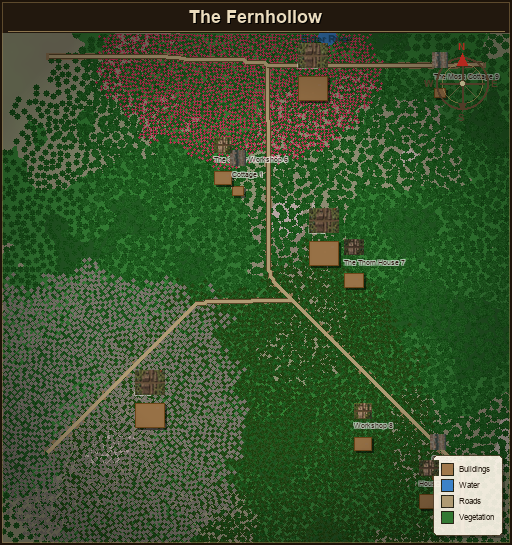
#> input picture Assets/Maps/The Fernhollow.png, 512 x 545 px
$ python -i pipeline.py   (imports and definitions only)   (older library calls are emulated)
#> lines starting #> are read from the running program, lines starting #| are printed output that depends on the picture; after the words box and inside, x2 and y2 are one past the last pixel; in counts of white or black regions, pixels touching at a corner belong together
"""V5+ invert-selection pipeline — ported from app.js buildBlackBorderUiMask.

Full pipeline: border detection → segmentation → background classification →
invert selection → mask building → multi-spectrum cleanup.

This is the single source of truth for border detection. The JS side just
sends the image and receives the final alpha mask.
"""

import cv2
import numpy as np
from scipy import ndimage


def run_pipeline(img_bgr, multi_spectrum_map=None):
    """Run the full v5+ pipeline with optional multi-spectrum cleanup.

    Args:
        img_bgr: (H, W, 3) uint8 BGR image
        multi_spectrum_map: optional (H, W) float32 [0,1] border confidence from ensemble

    Returns:
        alpha: (H, W) uint8 mask — 255=keep, 0=remove, intermediate=feathered edge
    """
    h, w = img_bgr.shape[:2]
    total = h * w
    rgb = cv2.cvtColor(img_bgr, cv2.COLOR_BGR2RGB).astype(np.float64)
    gray = cv2.cvtColor(img_bgr, cv2.COLOR_BGR2GRAY)

    # ── PASS 1: Color gradient map ──
    gradient = _compute_rgb_gradient(rgb, h, w)

    # Adaptive threshold
    median_grad = np.median(gradient)
    grad_threshold = float(np.clip(median_grad * 3, 25, 50))

    # ── PASS 2: Border detection (gradient + dark achromatic) ──
    edges = _compute_edge_strength(gray)
    dist_to_edge = _distance_transform_from_edges(edges, threshold=35)

    is_border = np.zeros((h, w), dtype=np.uint8)

    # Criterion A: color gradient exceeds threshold
    is_border[gradient >= grad_threshold] = 1

    # Criterion B: dark achromatic pixels near contrast edges
    r, g, b = rgb[:,:,0], rgb[:,:,1], rgb[:,:,2]
    max_ch = np.maximum(np.maximum(r, g), b)
    min_ch = np.minimum(np.minimum(r, g), b)
    spread = max_ch - min_ch
    dark_achromatic = (max_ch < 55) & (spread <= 12) & (dist_to_edge <= 2)
    is_border[dark_achromatic & (is_border == 0)] = 1

    # Propagate dark borders through adjacent dark pixels (2 passes)
    for _ in range(2):
        prev = is_border.copy()
        dark_eligible = (max_ch < 45) & (spread <= 12) & (is_border == 0)
        # Check if any 4-neighbor is border
        neighbor_border = np.zeros((h, w), dtype=bool)
        neighbor_border[1:, :] |= prev[:-1, :] > 0
        neighbor_border[:-1, :] |= prev[1:, :] > 0
        neighbor_border[:, 1:] |= prev[:, :-1] > 0
        neighbor_border[:, :-1] |= prev[:, 1:] > 0
        is_border[dark_eligible & neighbor_border] = 1

    # Remove tiny border fragments (< 15 connected pixels)
    is_border = _remove_small_components(is_border, min_size=15)

    # ── PASS 2b: Border enhancement ──
    lower_threshold = grad_threshold * 0.5
    is_border = _hysteresis_enhance(is_border, gradient, lower_threshold, passes=4)
    is_border = _gap_bridging(is_border, h, w, max_gap=4)

    # ── Pass 2c: Structural horizontal borders ──
    # Detect continuous horizontal dark runs at top 25% and bottom 35% of image
    is_border = _structural_horizontal_borders(is_border, rgb, h, w)

    # ── PASS 3: Component labeling ──
    # Invert border mask: regions are non-border connected components
    region_mask = (is_border == 0).astype(np.uint8)
    num_labels, labels = cv2.connectedComponents(region_mask, connectivity=4)

    # ── PASS 4: Object metrics ──
    objects = _compute_object_metrics(labels, num_labels, rgb, edges, h, w)

    # ── PASS 5-6: Background identification + secondary backgrounds ──
    bg_labels = _classify_backgrounds(objects, labels, is_border, h, w, total)

    # ── PASS 7: Invert selection ──
    selection = np.zeros((h, w), dtype=np.uint8)
    for obj in objects:
        if obj["label"] not in bg_labels:
            selection[labels == obj["label"]] = 1

    # Include border pixels adjacent to selected regions
    sel_dilated = cv2.dilate(selection, np.ones((3, 3), np.uint8))
    border_near_selection = (is_border > 0) & (sel_dilated > 0)
    selection[border_near_selection] = 1

    # ── PASS 8: Build mask ──
    alpha = np.zeros((h, w), dtype=np.uint8)
    alpha[selection > 0] = 255

    # Remove tiny fragments (< 0.2% of image)
    alpha = _remove_small_alpha_fragments(alpha, min_frac=0.002)

    # Soft edge feathering
    alpha = _feather_edges(alpha, radius=2)

    # Remove floating debris
    alpha = _remove_debris(alpha, h, w)

    # ── Multi-spectrum cleanup pass ──
    if multi_spectrum_map is not None:
        alpha = _multi_spectrum_cleanup(alpha, multi_spectrum_map, rgb, gray, h, w)

    coverage = (alpha > 0).sum() / total
    print(f"  [Pipeline] coverage={coverage*100:.1f}%, "
          f"objects={len(objects)}, bg_regions={len(bg_labels)}")

    return alpha


# [51 lines left out: function _detect_bar_layout, not called in this run]


def _compute_rgb_gradient(rgb, h, w):
    """Max Euclidean color distance to 4-connected neighbors."""
    gradient = np.zeros((h, w), dtype=np.float64)
    for dy, dx in [(-1, 0), (1, 0), (0, -1), (0, 1)]:
        shifted = np.roll(np.roll(rgb, dy, axis=0), dx, axis=1)
        dsq = np.sum((rgb - shifted) ** 2, axis=2)
        gradient = np.maximum(gradient, dsq)
    gradient = np.sqrt(gradient)
    # Zero out edges affected by roll wraparound
    gradient[0, :] = 0; gradient[-1, :] = 0
    gradient[:, 0] = 0; gradient[:, -1] = 0
    return gradient


def _structural_horizontal_borders(is_border, rgb, h, w):
    """Detect continuous horizontal lines of dark pixels at top/bottom of image."""
    r, g, b = rgb[:,:,0], rgb[:,:,1], rgb[:,:,2]
    max_ch = np.maximum(np.maximum(r, g), b)
    min_ch = np.minimum(np.minimum(r, g), b)
    spread = max_ch - min_ch
    dark_pixel = (max_ch < 70) & (spread <= 18)

    added = 0
    for y in range(h):
        y_ratio = y / h
        if y_ratio > 0.25 and y_ratio < 0.65:
            continue
        row_dark = dark_pixel[y, :] & (~is_border[y, :].astype(bool))
        # Find longest continuous dark run
        max_run = 0
        current_run = 0
        dark_total = 0
        for x in range(w):
            if row_dark[x]:
                current_run += 1
                dark_total += 1
                max_run = max(max_run, current_run)
            else:
                current_run = 0
        if max_run > w * 0.20 and dark_total > w * 0.25:
            new_borders = row_dark & (~is_border[y, :].astype(bool))
            added += new_borders.sum()
            is_border[y, new_borders] = 1

    if added > 0:
        print(f"  [Pipeline] Structural horizontal borders: +{added} pixels")
    return is_border


def _compute_edge_strength(gray):
    """Sobel gradient magnitude as edge strength map."""
    gx = cv2.Sobel(gray, cv2.CV_64F, 1, 0, ksize=3)
    gy = cv2.Sobel(gray, cv2.CV_64F, 0, 1, ksize=3)
    return np.sqrt(gx**2 + gy**2)


def _distance_transform_from_edges(edges, threshold=35):
    """Compute distance from each pixel to the nearest strong edge."""
    edge_binary = (edges >= threshold).astype(np.uint8)
    # Invert: distance transform computes distance from 0-pixels
    dist = cv2.distanceTransform(1 - edge_binary, cv2.DIST_L1, 3)
    return dist


def _remove_small_components(binary, min_size=15):
    """Remove connected components smaller than min_size."""
    num_labels, labels, stats, _ = cv2.connectedComponentsWithStats(binary, connectivity=4)
    for i in range(1, num_labels):
        if stats[i, cv2.CC_STAT_AREA] < min_size:
            binary[labels == i] = 0
    return binary


def _hysteresis_enhance(is_border, gradient, lower_threshold, passes=4):
    """Promote weak gradient pixels adjacent to confirmed borders."""
    eligible = (gradient >= lower_threshold) & (is_border == 0)
    for _ in range(passes):
        prev = is_border.copy()
        neighbor_border = np.zeros_like(is_border, dtype=bool)
        neighbor_border[1:, :] |= prev[:-1, :] > 0
        neighbor_border[:-1, :] |= prev[1:, :] > 0
        neighbor_border[:, 1:] |= prev[:, :-1] > 0
        neighbor_border[:, :-1] |= prev[:, 1:] > 0
        promote = eligible & neighbor_border & (is_border == 0)
        is_border[promote] = 1
    return is_border


def _gap_bridging(is_border, h, w, max_gap=4):
    """Bridge horizontal and vertical gaps <= max_gap pixels in border segments."""
    # Horizontal
    for y in range(h):
        row = is_border[y, :]
        last_x = -max_gap - 2
        for x in range(w):
            if row[x]:
                if 1 < x - last_x <= max_gap + 1:
                    is_border[y, last_x + 1:x] = 1
                last_x = x
    # Vertical
    for x in range(w):
        col = is_border[:, x]
        last_y = -max_gap - 2
        for y in range(h):
            if col[y]:
                if 1 < y - last_y <= max_gap + 1:
                    is_border[last_y + 1:y, x] = 1
                last_y = y
    return is_border


def _compute_object_metrics(labels, num_labels, rgb, edges, h, w):
    """Compute per-region metrics: variance, rectangularity, edge contact, etc."""
    objects = []
    for label_id in range(1, num_labels):
        mask = labels == label_id
        pixel_count = mask.sum()
        if pixel_count == 0:
            continue

        ys, xs = np.where(mask)
        min_x, max_x = xs.min(), xs.max()
        min_y, max_y = ys.min(), ys.max()

        # Color variance
        region_rgb = rgb[mask]
        mean_rgb = region_rgb.mean(axis=0)
        var_rgb = ((region_rgb - mean_rgb) ** 2).mean(axis=0)
        color_variance = float(np.sqrt(var_rgb.sum()))

        # Rectangularity
        bbox_area = (max_x - min_x + 1) * (max_y - min_y + 1)
        rectangularity = float(pixel_count / bbox_area) if bbox_area > 0 else 0

        # Edge touches
        touches_top = int(min_y) == 0
        touches_bottom = int(max_y) == h - 1
        touches_left = int(min_x) == 0
        touches_right = int(max_x) == w - 1
        edge_sides = int(touches_top) + int(touches_bottom) + int(touches_left) + int(touches_right)

        # Interior edge density
        edge_density = float(edges[mask].mean() / 255.0) if pixel_count > 0 else 0

        # Border contact ratio (approximate: perimeter pixels touching border)
        dilated = cv2.dilate(mask.astype(np.uint8), np.ones((3, 3), np.uint8))
        perimeter = dilated.astype(np.int32) - mask.astype(np.int32)
        perimeter_count = max(1, (perimeter > 0).sum())
        # We don't have isBorder at this scope — approximate with gradient
        border_contact = 0.5  # default

        objects.append({
            "label": label_id,
            "pixel_count": int(pixel_count),
            "min_x": int(min_x), "max_x": int(max_x),
            "min_y": int(min_y), "max_y": int(max_y),
            "color_variance": color_variance,
            "rectangularity": rectangularity,
            "edge_sides": edge_sides,
            "touches_edge": edge_sides > 0,
            "touches_top": touches_top,
            "touches_bottom": touches_bottom,
            "touches_left": touches_left,
            "touches_right": touches_right,
            "edge_density": edge_density,
            "border_contact": border_contact,
        })

    return objects


def _classify_backgrounds(objects, labels, is_border, h, w, total):
    """Identify background regions using v5+ scoring."""
    if not objects:
        return set()

    max_var = max(o["color_variance"] for o in objects) if objects else 1
    max_size = max(o["pixel_count"] for o in objects) if objects else 1

    # Find primary background
    bg_label = -1
    best_score = -1
    bg_obj = None
    for obj in objects:
        if not obj["touches_edge"]:
            continue
        score = (0.35 * (obj["color_variance"] / max_var if max_var > 0 else 0) +
                 0.30 * (obj["pixel_count"] / max_size if max_size > 0 else 0) +
                 0.25 * (obj["edge_sides"] / 4) +
                 0.10 * (1 - obj["rectangularity"]))
        if score > best_score:
            best_score = score
            bg_label = obj["label"]
            bg_obj = obj

    bg_labels = set()
    if bg_label >= 0:
        bg_labels.add(bg_label)

    bg_var = bg_obj["color_variance"] if bg_obj else 50
    bg_edge_density = bg_obj["edge_density"] if bg_obj else 0.1

    # UI shape check
    def has_ui_shape(obj):
        bw = obj["max_x"] - obj["min_x"] + 1
        bh = obj["max_y"] - obj["min_y"] + 1
        w_r = bw / w
        h_r = bh / h
        asp = bw / max(1, bh)
        is_thin_bar = asp >= 3 and h_r <= 0.25
        is_wide_bar = w_r >= 0.4 and h_r <= 0.40
        is_compact = w_r <= 0.25 and h_r <= 0.25 and w_r >= 0.05
        is_rect = obj["rectangularity"] >= 0.55
        bar_needs_edge = (is_thin_bar or is_wide_bar) and not obj["touches_top"] and not obj["touches_bottom"]
        geo = ((is_thin_bar or is_wide_bar) and not bar_needs_edge) or is_compact or is_rect
        if not geo:
            return False
        if obj["color_variance"] < bg_var * 0.55:
            return True
        if obj["edge_density"] < bg_edge_density * 0.60:
            return True
        if obj["touches_edge"] and (obj["color_variance"] < bg_var * 0.75 or obj["edge_density"] < bg_edge_density * 0.75):
            return True
        return False

    # Secondary backgrounds
    for obj in objects:
        if obj["label"] in bg_labels or has_ui_shape(obj):
            continue
        touches_side_only = (obj["touches_left"] or obj["touches_right"]) and not obj["touches_top"] and not obj["touches_bottom"]
        var_thresh = 0.40 if touches_side_only else 0.65

        if obj["touches_edge"] and obj["color_variance"] > bg_var * var_thresh and obj["pixel_count"] > total * 0.01:
            bg_labels.add(obj["label"])
            continue
        if touches_side_only and obj["color_variance"] > bg_var * 0.30 and obj["pixel_count"] > total * 0.005:
            bg_labels.add(obj["label"])
            continue
        if obj["touches_edge"] and obj["pixel_count"] < total * 0.003 and obj["color_variance"] > bg_var * 0.5:
            bg_labels.add(obj["label"])
            continue
        if not obj["touches_edge"] and obj["color_variance"] > bg_var * 0.6 and obj["pixel_count"] < total * 0.03 and obj["rectangularity"] < 0.45:
            bg_labels.add(obj["label"])

    # Trapped background (simplified — no RAG, use signal-based detection)
    for obj in objects:
        if obj["label"] in bg_labels or obj["touches_edge"] or obj["pixel_count"] < total * 0.001:
            continue
        if has_ui_shape(obj):
            continue
        signals = 0
        if obj["color_variance"] > bg_var * 0.45:
            signals += 1
        if obj["rectangularity"] < 0.45:
            signals += 1
        if obj["edge_density"] > bg_edge_density * 0.50:
            signals += 1
        if obj["border_contact"] < 0.60:
            signals += 1
        min_signals = 2 if obj["pixel_count"] > total * 0.01 else 3
        if signals >= min_signals:
            bg_labels.add(obj["label"])

    return bg_labels


def _remove_small_alpha_fragments(alpha, min_frac=0.002):
    """Remove connected alpha regions smaller than min_frac of total pixels."""
    total = alpha.shape[0] * alpha.shape[1]
    min_size = int(total * min_frac)
    binary = (alpha > 0).astype(np.uint8)
    num_labels, labels, stats, _ = cv2.connectedComponentsWithStats(binary, connectivity=4)
    for i in range(1, num_labels):
        if stats[i, cv2.CC_STAT_AREA] < min_size:
            alpha[labels == i] = 0
    return alpha


def _feather_edges(alpha, radius=2):
    """Apply soft edge feathering at mask boundaries."""
    # Find boundary pixels (opaque pixels adjacent to transparent)
    opaque = (alpha > 0).astype(np.uint8)
    eroded = cv2.erode(opaque, np.ones((3, 3), np.uint8))
    boundary = opaque - eroded

    # Distance from boundary inward
    inner = (opaque > 0).astype(np.uint8)
    dist = cv2.distanceTransform(inner, cv2.DIST_L1, 3)

    # Apply graduated alpha at boundary
    feather_values = [128, 192]
    for d, val in enumerate(feather_values):
        mask = (dist > d) & (dist <= d + 1) & (alpha > 0)
        alpha[mask] = min(val, alpha[mask].max()) if mask.any() else val

    return alpha


def _remove_debris(alpha, h, w):
    """Remove semi-transparent pixels not near any fully opaque pixel."""
    opaque = (alpha == 255).astype(np.uint8)
    # Dilate opaque region by 3px
    dilated = cv2.dilate(opaque, np.ones((7, 7), np.uint8))
    # Remove semi-transparent pixels outside dilated opaque zone
    debris = (alpha > 0) & (alpha < 255) & (dilated == 0)
    alpha[debris] = 0
    return alpha


# [142 lines left out: function _multi_spectrum_cleanup, not called in this run]

>>> import cv2
>>> picture = cv2.imread('../../../Assets/Maps/The Fernhollow.png')
#> picture is the input picture: shape (545, 512, 3); mean B, G, R 45.3, 82.6, 57.8
>>> result = run_pipeline(picture)
#> in _compute_rgb_gradient, `gradient = np.sqrt(gradient)`:
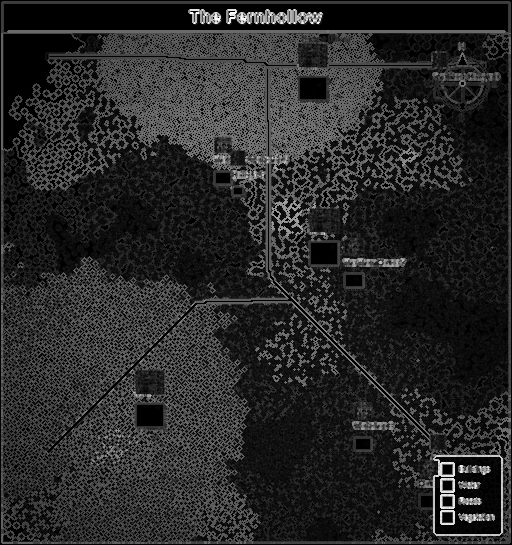
#> gradient: shape (545, 512) float64; min 0, max 373.8, mean 59.9; drawn with min black and max white
#> in run_pipeline, `median_grad = np.median(gradient)`: median_grad = 32.79
#> in run_pipeline, `grad_threshold = float(np.clip(median_grad * 3, 25, 50))`: grad_threshold = 50
#> in _distance_transform_from_edges, `edge_binary = (edges >= threshold).astype(np.uint8)`:
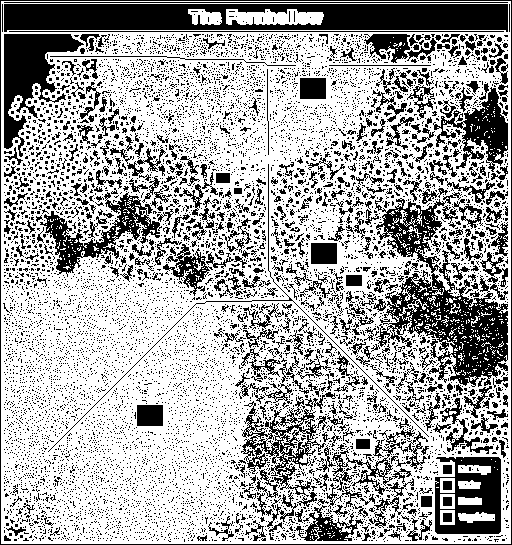
#> edge_binary: shape (545, 512); values 0 (black) and 1 (white), 66.5% white; 10181 black regions (9659 under 20 px), largest, box (x1, y1, x2, y2) and area: (4, 4, 508, 32) 11454, (375, 192, 508, 387) 9001, (4, 34, 84, 157) 4056
#> in _remove_small_components, `num_labels, labels, stats, _ = cv2.connectedComponentsWithStats(binary..`: num_labels = 2095; stats = 2095 rows, first 6: [0, 0, 512, 545, 164346], [1, 1, 510, 543, 91962], [188, 9, 34, 15, 339], [226, 9, 97, 15, 1055], [324, 36, 1, 2, 2], [328, 39, 2, 4, 7]
#> after the loop in _remove_small_components, `for i in range(1, num_labels):`:
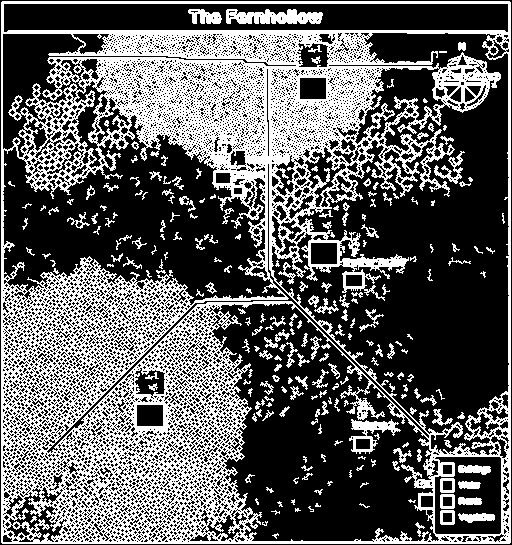
#> binary: shape (545, 512); values 0 (black) and 1 (white), 38.1% white in thin lines or dots
#> in run_pipeline, `lower_threshold = grad_threshold * 0.5`: lower_threshold = 25
#> after the loop in _hysteresis_enhance, `for _ in range(passes):`:
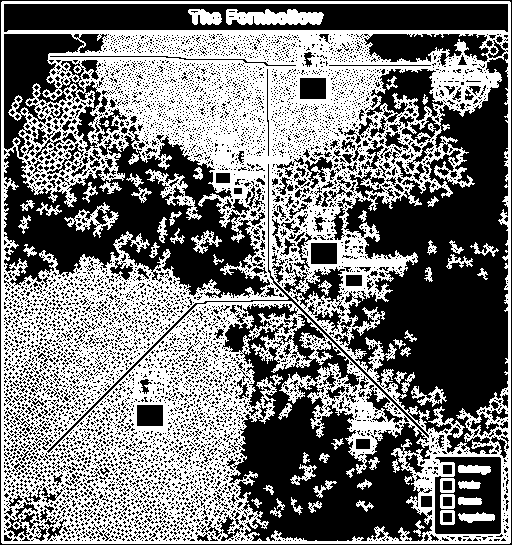
#> is_border: shape (545, 512); values 0 (black) and 1 (white), 47.8% white; 67 white regions, largest, box (x1, y1, x2, y2) and area: (1, 1, 511, 544) 124908, (226, 9, 324, 25) 1184, (145, 169, 202, 220) 710
#> after the loop in _gap_bridging, `for x in range(w):`:
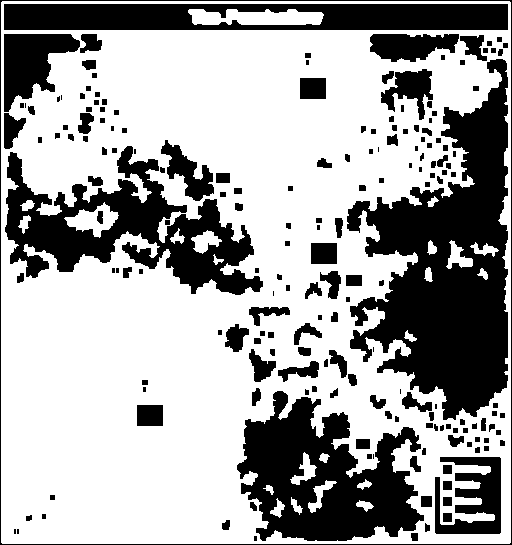
#> is_border: shape (545, 512); values 0 (black) and 1 (white), 65% white; 189 black regions (24 under 20 px), largest, box (x1, y1, x2, y2) and area: (347, 59, 508, 420) 29720, (237, 391, 424, 541) 16267, (5, 146, 263, 295) 15130
#> after the loop in _structural_horizontal_borders, `for y in range(h):`: added = 0
#> in run_pipeline, `num_labels, labels = cv2.connectedComponents(region_mask, connectivity..`:
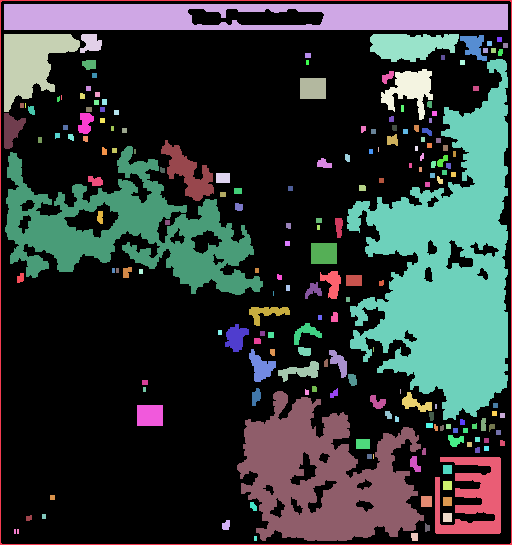
#> labels: shape (545, 512) int32; 190 distinct labels, from 0 to 189; one colour per label, 0 black
#> in run_pipeline, `num_labels, labels = cv2.connectedComponents(region_mask, connectivity..`: num_labels = 190
#> the loop in _compute_object_metrics, `for label_id in range(1, num_labels):` made 189 passes
#> (pixel_count, min_x, max_x, min_y, max_y, mean_rgb, var_rgb, color_variance) on passes 1 to 3: (2114, 0, 511, 0, 544, [30, 20, 10], [0, 0, 0], 0), (11380, 4, 507, 4, 29, [34, 24, 14], [0.000791, 8.79e-05, 8.79e-05], 0.0311), (3364, 4, 79, 34, 111, [90.43, 90.61, 72.35], [1.58, 6.4, 3.23], 3.35)
#> after the loop in _remove_small_alpha_fragments, `for i in range(1, num_labels):`:
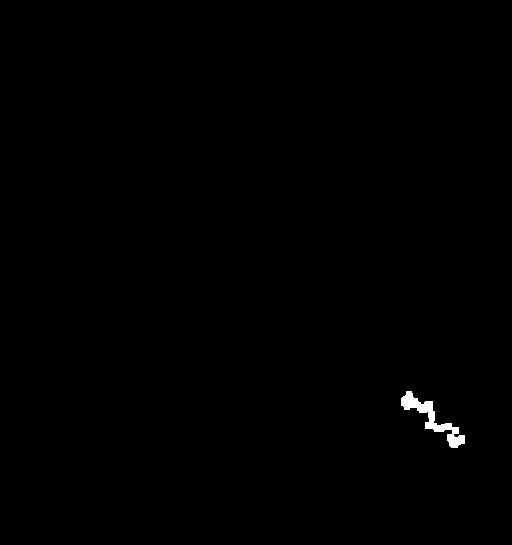
#> alpha: shape (545, 512); 0.32% white; 1 white region, box (x1, y1, x2, y2) and area: (401, 391, 465, 448) 904
#|   [Pipeline] coverage=0.3%, objects=189, bg_regions=22
